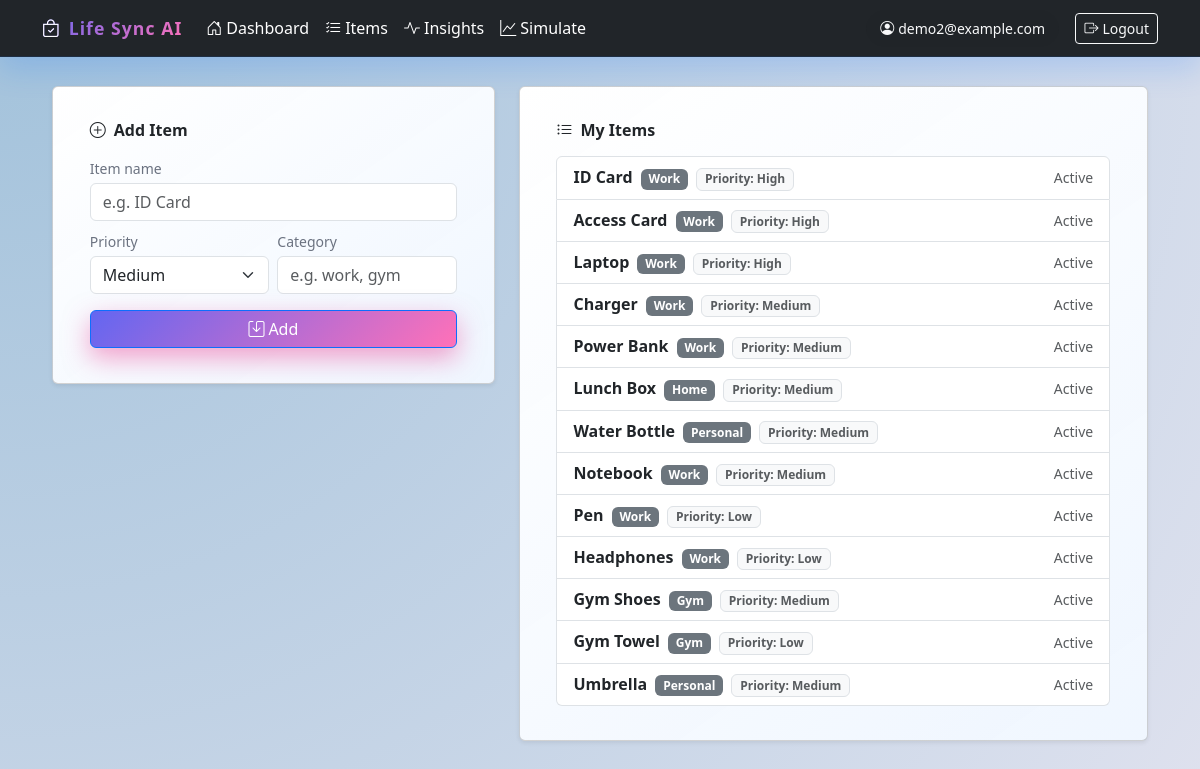
Page /items (signed in) on the committed database.
### daily-task-assistant/backend/models.py (models this page shows)
class User(Base):
    __tablename__ = "users"
    id = Column(Integer, primary_key=True, index=True)
    email = Column(String, unique=True, index=True, nullable=False)
    password_hash = Column(String, nullable=False)
    items = relationship("Item", back_populates="user", cascade="all, delete-orphan")
    contexts = relationship("DayContext", back_populates="user", cascade="all, delete-orphan")

class Item(Base):
    __tablename__ = "items"
    id = Column(Integer, primary_key=True, index=True)
    user_id = Column(Integer, ForeignKey("users.id"), nullable=False)
    name = Column(String, nullable=False)
    priority = Column(String, default="medium")  # low/medium/high
    category = Column(String, default="general")
    active = Column(Boolean, default=True)
    user = relationship("User", back_populates="items")
    statuses = relationship("DailyItemStatus", back_populates="item", cascade="all, delete-orphan")

### daily-task-assistant/backend/app.py (the view, shortened to what this page needs)
@app.route("/items", methods=["GET", "POST"])
@login_required
def items():
    db = get_session()
    try:
        items_list = (
            db.query(models.Item)
            .filter(models.Item.user_id == current_user.id)
            .all()
        )
        return render_template("items.html", items=items_list)
    finally:
        db.close()

### daily-task-assistant/backend/app.py (called while the page is built)
@login_manager.user_loader
def load_user(user_id):
    db = SessionLocal()
    try:
        user = db.query(models.User).filter(models.User.id == int(user_id)).first()
        if user:
            return UserLogin(user)
        return None
    finally:
        db.close()

def get_session() -> Session:
    return SessionLocal()

### daily-task-assistant/frontend/templates/items.html (shortened to what this page needs)
{% extends "base.html" %}
{% block content %}
<div class="row">
  <div class="col-lg-5">
    <div class="card shadow-sm mb-3">
      <div class="card-body">
        <h5 class="card-title mb-3">
          <i class="bi bi-plus-circle me-2"></i>Add Item
        </h5>
        <form method="post" class="row g-2">
          <div class="col-12">
            <label class="form-label small mb-1">Item name</label>
            <input type="text" name="name" class="form-control" placeholder="e.g. ID Card" required />
          </div>
          <div class="col-md-6">
            <label class="form-label small mb-1">Priority</label>
            <select name="priority" class="form-select">
              <option value="medium" selected>Medium</option>
            </select>
          </div>
          <div class="col-md-6">
            <label class="form-label small mb-1">Category</label>
            <input type="text" name="category" class="form-control" placeholder="e.g. work, gym" />
          </div>
          <div class="col-12">
            <button type="submit" class="btn btn-primary w-100 mt-2">
              <i class="bi bi-save me-1"></i>Add
            </button>
          </div>
        </form>
      </div>
    </div>
  </div>
  <div class="col-lg-7">
    <div class="card shadow-sm">
      <div class="card-body">
        <h5 class="card-title mb-3">
          <i class="bi bi-list-ul me-2"></i>My Items
        </h5>
        {% if items %}
          <div class="list-group">
            {% for it in items %}
              <div class="list-group-item d-flex justify-content-between align-items-center">
                <div>
                  <span class="fw-semibold">{{ it.name }}</span>
                  <span class="badge bg-secondary ms-1 text-capitalize">{{ it.category }}</span>
                  <span class="badge bg-light text-muted border ms-1 text-capitalize">
                    Priority: {{ it.priority }}
                  </span>
                </div>
                <div class="small text-muted">
                  {{ 'Active' if it.active else 'Inactive' }}
                </div>
              </div>
            {% endfor %}
          </div>
        {% else %}
          <p class="text-muted mb-0">No items yet. Add your first essential item.</p>
        {% endif %}
      </div>
    </div>
  </div>
</div>
{% endblock %}

### daily-task-assistant/frontend/templates/base.html (shortened to what this page needs)
<!doctype html>
<html lang="en">
<head>
  <link rel="stylesheet" href="{{ url_for('static', filename='style.css') }}">
  <link
    href="https://cdn.jsdelivr.net/npm/bootstrap@5.3.3/dist/css/bootstrap.min.css"
    rel="stylesheet"
  />
  <link
    rel="stylesheet"
    href="https://cdn.jsdelivr.net/npm/bootstrap-icons@1.11.3/font/bootstrap-icons.css"
  />
</head>
<body class="bg-light">
<nav class="navbar navbar-expand-lg navbar-dark bg-dark mb-4">
  <div class="container">
    <a class="navbar-brand" href="{{ url_for('dashboard') }}">
      <i class="bi bi-bag-check me-2"></i>Life Sync AI
    </a>
    <div class="collapse navbar-collapse" id="mainNav">
      {% if current_user.is_authenticated %}
        <ul class="navbar-nav me-auto mb-2 mb-lg-0">
          <li class="nav-item">
            <a class="nav-link" href="{{ url_for('dashboard') }}">
              <i class="bi bi-house-door me-1"></i>Dashboard
            </a>
          </li>
          <li class="nav-item">
            <a class="nav-link" href="{{ url_for('items') }}">
              <i class="bi bi-list-check me-1"></i>Items
            </a>
          </li>
          <li class="nav-item">
            <a class="nav-link" href="{{ url_for('history') }}">
              <i class="bi bi-activity me-1"></i>Insights
            </a>
          </li>
          <li class="nav-item">
            <a class="nav-link" href="{{ url_for('simulate') }}">
              <i class="bi bi-graph-up me-1"></i>Simulate
            </a>
          </li>
        </ul>
        <span class="navbar-text me-3 small text-light">
          <i class="bi bi-person-circle me-1"></i>{{ current_user.email }}
        </span>
        <a class="btn btn-outline-light btn-sm" href="{{ url_for('logout') }}">
          <i class="bi bi-box-arrow-right me-1"></i>Logout
        </a>
      {% else %}
        <ul class="navbar-nav ms-auto">
          <li class="nav-item"><a class="nav-link" href="{{ url_for('login') }}">Login</a></li>
          <li class="nav-item"><a class="nav-link" href="{{ url_for('register') }}">Register</a></li>
        </ul>
      {% endif %}
    </div>
  </div>
</nav>
<main class="container mb-5">
  {% block content %}{% endblock %}
</main>
</body>
</html>

### daily-task-assistant/frontend/static/style.css (style rules this page uses)
:root { --bg: #8f9cd4; --bg-soft: #eff4ff; --bg-card: #ffffff; --nav-start: #0d6efd; --nav-end: #0b5ed7; --nav-rgb: 13,110,253; --nav-link: #ffffff; --primary: #6366f1; --primary-soft: #eef2ff; --primary-deep: #4338ca; --accent: #ff71b8; --accent-soft: #ffe8f3; --accent-deep: #e11d48; --cyan: #06b6d4; --cyan-soft: #cffafe; --success: #22c55e; --success-soft: #dcfce7; --warning: #eab308; --warning-soft: #fef9c3; --danger: #ef4444; --danger-soft: #fee2e2; --text-main: #0f172a; --text-muted: #6b7280; --border-soft: #e5e7eb; --shadow-soft: 0 18px 45px rgba(15, 23, 42, 0.12); --radius-lg: 20px; --radius-pill: 999px; }
*, *::before, *::after { box-sizing: border-box; }
body { margin: 0; padding: 0; font-family: system-ui, -apple-system, BlinkMacSystemFont, "Segoe UI", sans-serif; background: radial-gradient(circle at top left, #a2c2db, #dee1ee); color: var(--text-main); }
a { color: inherit; text-decoration: none; }
main.container { max-width: 1120px; margin-top: 1.8rem; margin-bottom: 2.5rem; }
.navbar { backdrop-filter: blur(14px); background: linear-gradient(120deg, var(--nav-start), var(--nav-end)); border-bottom: 1px solid rgba(var(--nav-rgb), 0.12); box-shadow: 0 12px 30px rgba(var(--nav-rgb), 0.18); }
.navbar .navbar-brand { font-weight: 800; letter-spacing: 0.06em; font-size: 1.1rem; background: linear-gradient(135deg, var(--primary), var(--accent)); -webkit-background-clip: text; -webkit-text-fill-color: transparent; }
.navbar .navbar-brand i { -webkit-text-fill-color: initial; color: #ffffff; }
.navbar-dark .navbar-nav .nav-link { color: #ffffff; border-radius: var(--radius-pill); padding-inline: 0.9rem; }
.navbar-text { background: rgba(15, 23, 42, 0.04); padding: 0.25rem 0.9rem; border-radius: var(--radius-pill); color: var(--text-muted); }
.bg-dark { background: transparent !important; }
.card { background: linear-gradient(145deg, rgba(255, 255, 255, 0.98), rgba(239, 246, 255, 0.96)); border-radius: var(--radius-lg); border: 1px solid rgba(226, 232, 240, 0.9); padding: 1.15rem 1.3rem; box-shadow: var(--shadow-soft); }
.card-title { font-size: 1rem; font-weight: 600; }
label { font-size: 0.82rem; color: var(--text-muted); display: block; margin-bottom: 0.22rem; }
input, select, textarea { width: 100%; padding: 0.6rem 0.8rem; border-radius: 0.9rem; border: 1px solid var(--border-soft); background: #f9fafb; font: inherit; color: var(--text-main); outline: none; transition: border-color 0.15s ease, box-shadow 0.15s ease, background 0.15s ease; }
.btn { border: none; outline: none; cursor: pointer; font: inherit; border-radius: 999px; padding: 0.45rem 1.2rem; display: inline-flex; align-items: center; gap: 0.4rem; font-size: 0.85rem; transition: transform 0.08s ease, box-shadow 0.08s ease, background 0.18s ease; }
.btn-primary, .btn.btn-primary { background: linear-gradient(135deg, var(--primary), var(--accent)); color: #ffffff; box-shadow: 0 10px 26px rgba(236, 72, 153, 0.5); }
.btn-outline, .btn-outline-light { background: transparent; border: 1px solid var(--border-soft); color: var(--text-main); border-radius: var(--radius-pill); }
.badge { display: inline-flex; align-items: center; padding: 0.18rem 0.65rem; border-radius: var(--radius-pill); font-size: 0.75rem; }
.text-muted { color: var(--text-muted) !important; }
.mt-2 { margin-top: 0.5rem; }
.mb-1 { margin-bottom: 0.25rem; }
.mb-2 { margin-bottom: 0.5rem; }
.mb-3 { margin-bottom: 0.75rem; }
.mb-4 { margin-bottom: 1rem; }

### rows in the picture
User: email "demo2@example.com"
Item: name "ID Card", category "Work", priority "High", active "Active"
Item: name "Access Card", category "Work", priority "High", active "Active"
Item: name "Laptop", category "Work", priority "High", active "Active"
Item: name "Charger", category "Work", priority "Medium", active "Active"
Item: name "Power Bank", category "Work", priority "Medium", active "Active"
Item: name "Lunch Box", category "Home", priority "Medium", active "Active"
Item: name "Water Bottle", category "Personal", priority "Medium", active "Active"
Item: name "Notebook", category "Work", priority "Medium", active "Active"
Item: name "Pen", category "Work", priority "Low", active "Active"
Item: name "Headphones", category "Work", priority "Low", active "Active"
Item: name "Gym Shoes", category "Gym", priority "Medium", active "Active"
Item: name "Gym Towel", category "Gym", priority "Low", active "Active"
Item: name "Umbrella", category "Personal", priority "Medium", active "Active"
